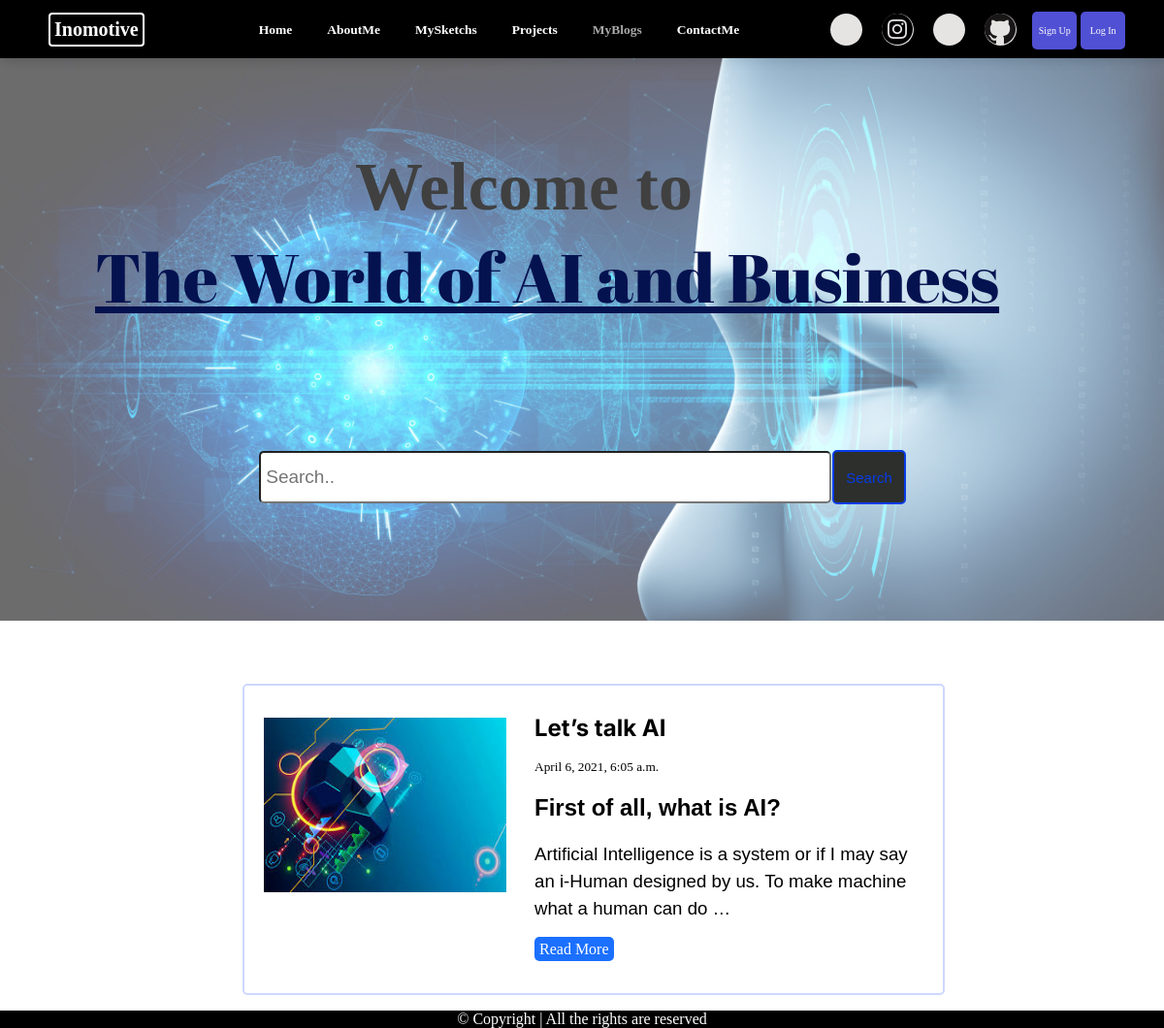
The app's page /blogs/ with its own data.
### blogs/models.py (models this page shows, shortened)
class Post(models.Model):
    sno = models.AutoField(primary_key=True)
    title = models.CharField(max_length=255)
    content = models.TextField(blank=True, null=True)
    author = models.CharField(max_length=30)
    slug = models.CharField(max_length=130)
    views= models.IntegerField(default=0)
    timeStamp = models.DateTimeField(blank=True)
    image = models.ImageField(upload_to= "static/images", default="")

### blogs/views.py (the view)
# urls.py: path('', views.bloghome, name='bloghome'),
def bloghome(request):
    allPosts = Post.objects.all()
    context = {'allPosts': allPosts}
    return render(request, 'blog/bloghome.html', context)

### templates/blog/bloghome.html (shortened to what this page needs)
{% extends 'base.html' %}
{% block body %}
{% load static %}
<link rel="stylesheet" type="text/css" href="{% static 'css/bloghome.css' %}">
<body>
      {% load static %}
      <img class="aiimg" src="{% static 'images/blogpic.jpeg' %}" alt="..">
      <div class="text">
        <p>Welcome to</p>
        <p>The World of AI and Business</p>
      </div>
<form action="{% url 'search' %}" method="get" class="search">
  <input type="text" name="query" id="search" placeholder="Search..">
  <button type="submit" class="olo">Search</button>
  </form>
<div class="all">
{% for post in allPosts %}
      <div class="card">
      <div class="col-1">
      <img src="{{post.image}}" alt="...">
      </div>
          <div class="col-2">
            <div class="card-body" styles={{styles}}>
              <h1 class="card-title"> <a href="/blogs/{{post.slug}}">{{post.title}}</a> </h1>
              <p class="card-text"><small class="text-muted">{{post.timeStamp}}</small> {% comment %} <span>({{post.views}} views)</span> {% endcomment %}</p>
              <p class="card-text"><span>{{post.content|safe|truncatechars:500}}</span></p>
             <a href="/blogs/{{post.slug}}"  class="read">Read More</a>
            </div>
          </div>
      </div>
      {% endfor %}
      </div>
      <div class="contact2">
        <div class="copyright">
            &copy; Copyright | All the rights are reserved
        </div>
    </div>
</body>
{% endblock body %}

### templates/base.html (shortened to what this page needs)
<!DOCTYPE html>
<html lang="en">
<head>
</head>
     {% load static %}
   {% load static %}
    {% load static %}
    {% load static %}
      {% load static %}
    {% load static %}
  {% load static %}
  {% load static %}
  {% load static %}
  {% load static %}
  {% load static %}
    {% load static %}
  {% load static %}
  {% load static %}
    {% load static %}
 {% load static %}
  {% load static %}
  {% load static %}
   {% load static %}
{% load static %}
   {% load static %}
{% load static %}
{% load static %}
{% load static %}
 {% load static %}
{% load static %}
 {% load static %}
{% load static %}
{% load static %}
{% load static %}
 {% load static %}
        {% load static %}
<body>
  <section>
    <nav id="nav">
      <a class="logo" href="">Inomotive</a>
       {% load static %}
      <ul id="mySidebar" class="sidebar">
        <li><a class="activ" href="/">Home</a></li>
        <li><a class="about" href="/aboutme">AboutMe</a></li>
        <li><a class="portfolio" href="/portfolio">MySketchs</a></li>
        <li><a class="project" href="/projects">Projects</a></li>
        <li><a class="Blogs" href="/blogs">MyBlogs</a></li>
        <li><a class="contact" href="/contactme">ContactMe</a></li>
      </ul>
      <div class="social-icons">
        <a href="http://www.linkedin.com/in/burhanuddin-raja-261b1617b" class="one"></a>
        <a href="http://www.instagram.com/burhan5150/" class="two"></a>
        <a href="https://www.kaggle.com/burhanuddinraja" class="three"></a>
        <a href="https://github.com/BurhanuddinRaja" class="four"></a>
      </div>
{% if user.is_authenticated %}
{% load static %}
 {% else %}
 <div class="all-btn">
<button id="modalBtn" class="button">Sign Up</button>
 <button id="modalBtns" class="button">Log In</button>
</div>
{% endif %}
{% load static %}
   {% load static %}
    </nav>
    {% block body %}
    {% endblock body %}
  </section>
</body>
</html>

### static/css/bloghome.css (style rules this page uses)
.Blogs { color: darkgray; font-weight: bold; }
.search { display: flex; justify-content: center; top: 440px; position: relative; }
#search { width: 50%; height: 40px; padding: 5px; border-radius: 5px; font-size: 19px; }
.olo { padding: 7px 12px; background-color: #2d2f2c; border-radius: 5px; font-size: 15px; border: 2px solid #073ce7; color: #073ce7; margin: 4px 3px 4px -3px; }
.aiimg { display: flex; position: absolute; height: 650px; width: 100%; opacity: 0.6; }
.text { position: absolute; display: block; left: 12%; color: #404040; top: 150px; }
.text p:nth-child(1) { display: flex; font-size: 100px; font-weight: bold; font-family: 'Baloo Da 2', cursive; text-align: center; margin: 3px 2px 2px 300px; }
.text p:nth-child(2) { display: flex; font-size:85px; color:rgb(5 18 80); font-family: 'Abril Fatface', cursive; text-align: center; margin: 2px 2px 14px 2px; line-height: 100px; text-decoration: underline; }
.card { display: flex; height: auto; justify-content: center; border-radius: 5px; width: 60%; margin: 20px 0px 29px 300px; margin-bottom: 34px; border:2px solid #ced7ff; }
.card-body { padding-bottom:24px; }
.all { display: block; position: absolute; top: 740px; }
.read { background-color: #1b70ff; padding: 4px 5px; border-radius: 5px; color: white; }
.col-1 img { width: 250px; margin-top: 33px; height: 180px; margin-left: 20px; }
.col-2 { padding:9px 29px; }
.card-title { font-family: 'Inter', sans-serif; margin-bottom: 0px; }
.card-title a { color: black; }
.copyright { text-align: center; font-size: 16px; }
.contact2 { color: white; background-color: black; text-align: center; font-size: 25px; position: fixed; bottom: 0; width: 100%; }
@media only screen and (min-width:1100px) and (max-width:1280px) { .text { left:8%; } }
@media only screen and (min-width:1100px) and (max-width:1280px) { .text p:nth-child(2) { font-size: 70px; } }
@media only screen and (min-width:1100px) and (max-width:1280px) { .text p:nth-child(1) { font-size: 70px; margin-left:270px; } }
@media only screen and (min-width:1100px) and (max-width:1280px) { .aiimg { height: 580px; } }
@media only screen and (min-width:1100px) and (max-width:1280px) { .all { top:685px; } }
@media only screen and (min-width:1100px) and (max-width:1280px) { #search { width:48%; } }
@media only screen and (min-width:1100px) and (max-width:1280px) { .search { top:400px; } }
@media only screen and (min-width:1100px) and (max-width:1280px) { .card { margin-left:250px; } }

### records on screen
Post: image (picture), title "Let’s talk AI", timeStamp "April 6, 2021, 6:05 a.m.", content "First of all, what is AI? Artificial Intelligence is a system or if I may say an i-Human designed by us. To make machine what a human can do …"
